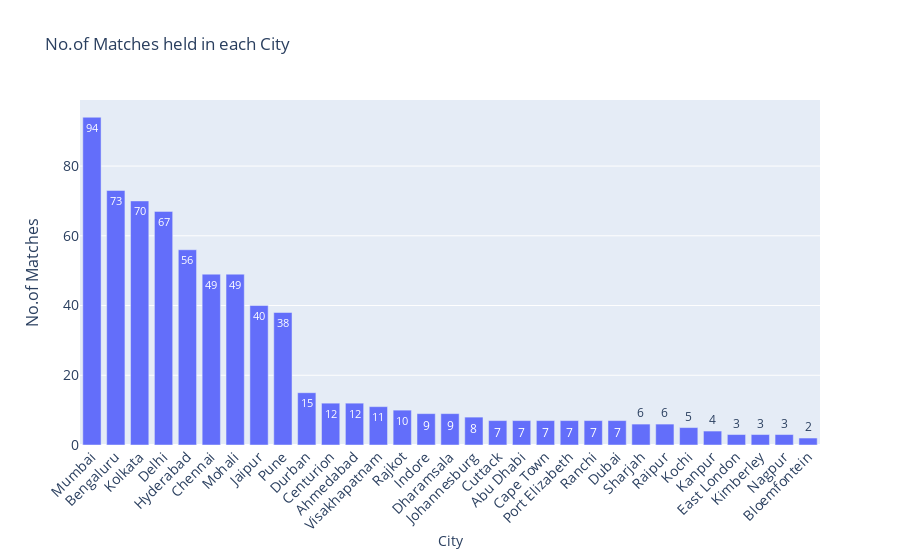

Here is the notebook cell this chart was saved with:
### Markdown cell above
<a id=section50107></a>
#### 5.1.7 No.of Matches held in each City

### Code cell
city_matches = matches.city.value_counts().to_dict()
plotGraph(list(city_matches.keys()), list(city_matches.values()), '', 'City', 'No.of Matches', 'No.of Matches held in each City')
'''
import plotly.express as px
tips = px.data.tips()
fig = px.bar(tips, x="sex", y="total_bill", color='time')
fig.show()
'''

### Figure 1 — Plotly figure (JSON) as saved in the notebook; plotly's stock layout.template omitted (floating-point values rounded to 4 significant figures)
{"data": [{"hovertext": "", "text": ["94", "73", "70", "67", "56", "49", "49", "40", "38", "15", "12", "12", "11", "10", "9", "9", "8", "7", "7", "7", "7", "7", "7", "6", "6", "5", "4", "3", "3", "3", "2"], "textposition": "auto", "type": "bar", "x": ["Mumbai", "Bengaluru", "Kolkata", "Delhi", "Hyderabad", "Chennai", "Mohali", "Jaipur", "Pune", "Durban", "Centurion", "Ahmedabad", "Visakhapatnam", "Rajkot", "Indore", "Dharamsala", "Johannesburg", "Cuttack", "Abu Dhabi", "Cape Town", "Port Elizabeth", "Ranchi", "Dubai", "Sharjah", "Raipur", "Kochi", "Kanpur", "East London", "Kimberley", "Nagpur", "Bloemfontein"], "y": [94, 73, 70, 67, 56, 49, 49, 40, 38, 15, 12, 12, 11, 10, 9, 9, 8, 7, 7, 7, 7, 7, 7, 6, 6, 5, 4, 3, 3, 3, 2]}], "layout": {"bargap": 0.15, "bargroupgap": 0.1, "barmode": "group", "legend": {"bgcolor": "rgba(255, 255, 255, 0)", "bordercolor": "rgba(255, 255, 255, 0)", "x": 0, "y": 1}, "title": {"text": "No.of Matches held in each City"}, "xaxis": {"tickangle": -45, "tickfont": {"size": 14}, "title": {"text": "City"}}, "yaxis": {"tickfont": {"size": 14}, "title": {"font": {"size": 16}, "text": "No.of Matches"}}}}
